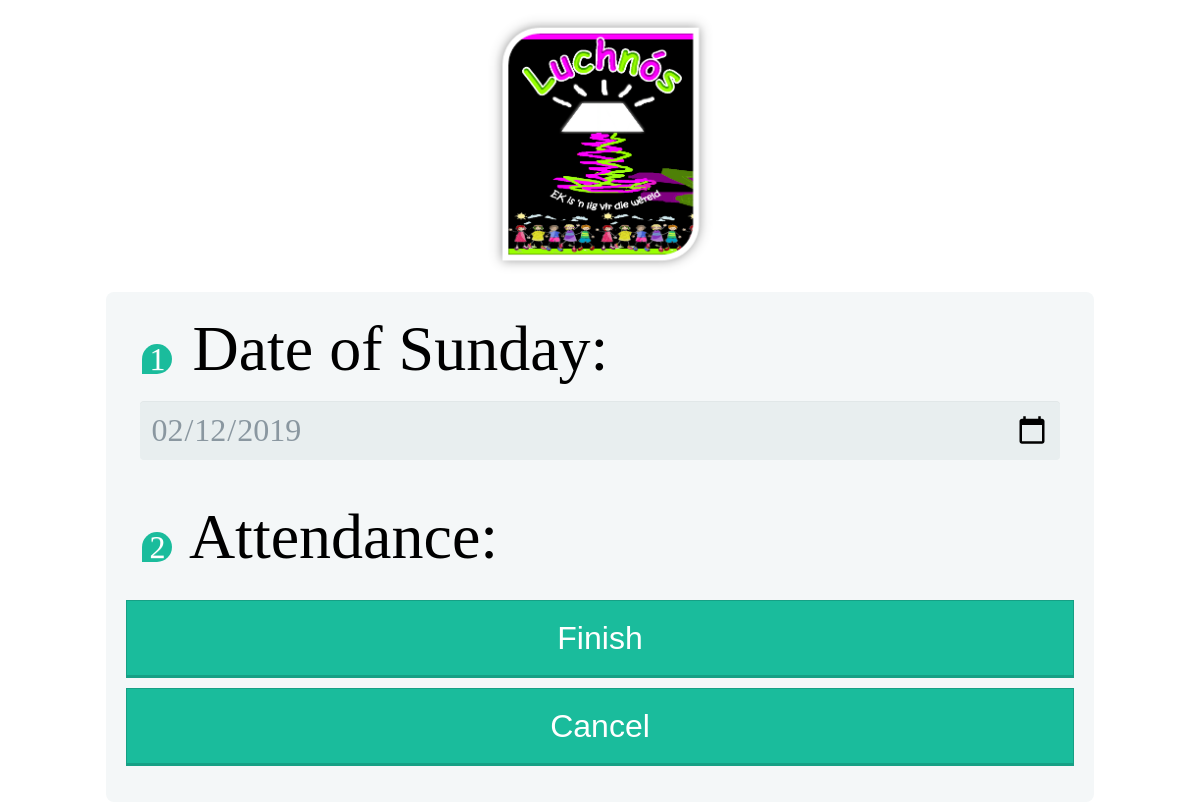
The app's page /register.php (signed in), older data.
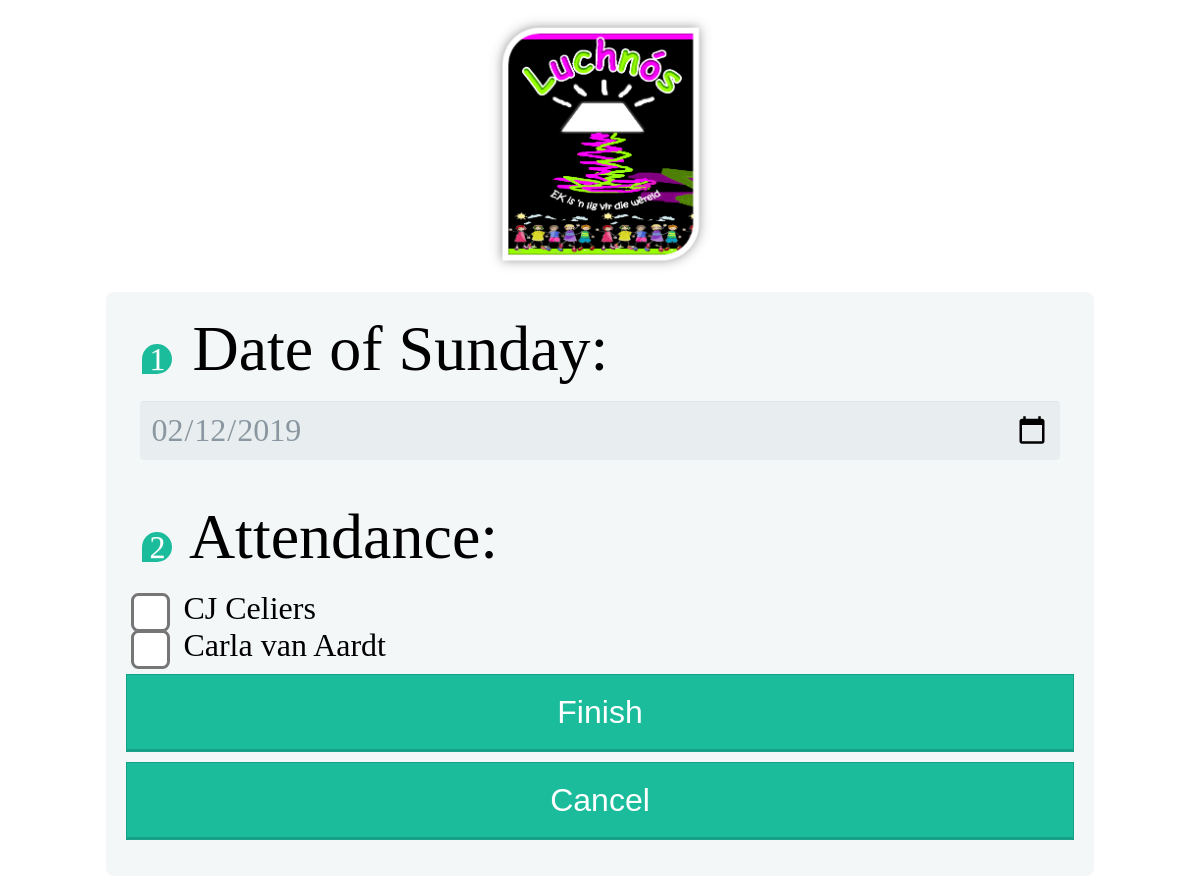
The same page, newer data.
### tables this page shows
CREATE TABLE student ( 
	id INTEGER NOT NULL PRIMARY KEY AUTOINCREMENT,
	name TEXT NOT NULL,
	surname TEXT NOT NULL,
	birthday date,
	age INTEGER,
	houseaddress TEXT,
	mom TEXT,
	momnum TEXT,
	dad TEXT,
	dadnum TEXT,
	churchsms TEXT,
	active BIT,
    class_id INTEGER);

### register.php (the view, shortened to what this page needs)
<html>
    <head>
        <link rel="stylesheet" href="main.css">
    </head>
    <body>
        <div style="text-align: center"><img alt="Logo" src="Pictures/Logo2.png" width="250px" /></div>
        <div class="form-style-5">
            <form method="POST">
                <fieldset>
                <legend><span class="number">1</span> Date of Sunday:</legend>
                <input type="date" value="<?php echo date('Y-m-d'); ?>" name="classdate"  />
                </fieldset>
                <fieldset>
                <legend><span class="number">2</span> Attendance:</legend>
                <?php
                $classid = $_SESSION['class_id'];
                include_once('db_open.php');
                $sql = "SELECT id,name,surname FROM student WHERE class_id = $classid and active != 0;";
                $result = $conn->query($sql);
                foreach ($result as $row) {
                    echo '<input type="checkbox" value="'. $row['id'] .'" name="attended['. $row['id'] .']"><span class="checkboxtext"> '. $row['name'] . ' ' . $row['surname']."</span><br>";
                }
                ?>
                </fieldset>
                <input type="submit" value="Finish" /> <input type="button" value="Cancel" onclick='window.location = "menu.php";'  />
            </form>
        </div>
    </body>
</html>

Row changes from the older to the newer data that the page shows:
now on this page (row edited): student: name "CJ", surname "Celiers"
now on this page (row unchanged): student: name "Carla", surname "van Aardt"
